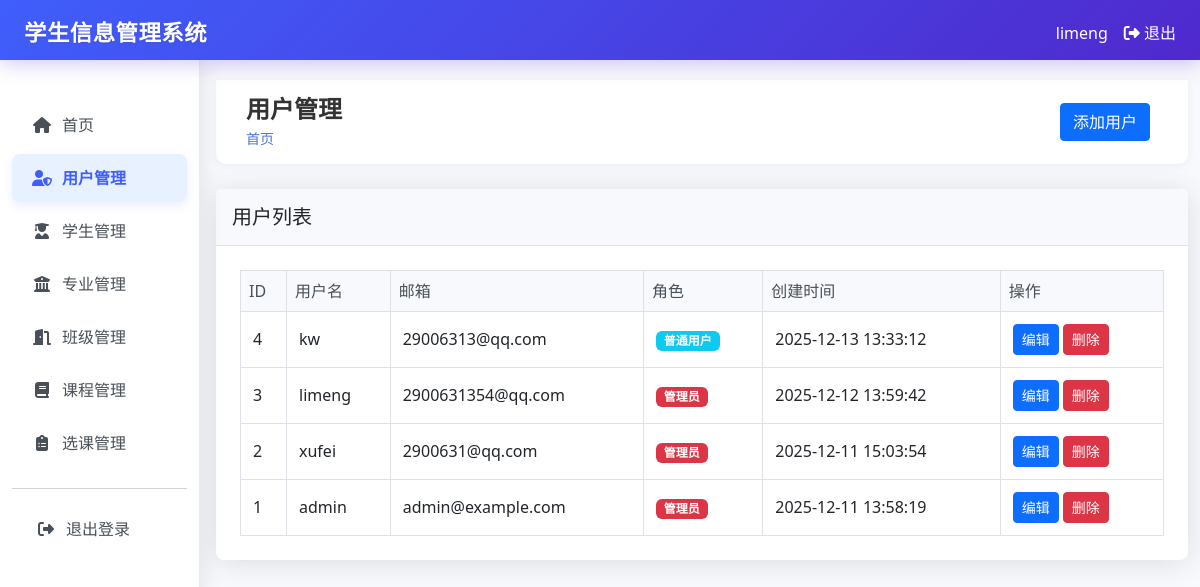
/users (signed in), run on the app's committed database.
### tables this page shows
CREATE TABLE users (
        id INTEGER PRIMARY KEY AUTOINCREMENT,
        username TEXT UNIQUE NOT NULL,
        password TEXT NOT NULL,
        email TEXT UNIQUE NOT NULL,
        role TEXT NOT NULL DEFAULT 'user',
        created_at TIMESTAMP DEFAULT CURRENT_TIMESTAMP
    );

### app.py (the view)
@app.route("/users")
@login_required
@admin_required
def users():
    conn = get_db_connection()
    users = conn.execute("SELECT * FROM users ORDER BY created_at DESC").fetchall()
    conn.close()
    return render_template("users/index.html", users=users)

### app.py (called while the page is built)
def login_required(f):
    @wraps(f)
    def decorated_function(*args, **kwargs):
        if "user_id" not in session:
            return redirect(url_for("login"))
        return f(*args, **kwargs)
    return decorated_function

def admin_required(f):
    @wraps(f)
    def decorated_function(*args, **kwargs):
        if "user_id" not in session or session.get("role") != "admin":
            flash("您没有权限访问此页面")
            return redirect(url_for("dashboard"))
        return f(*args, **kwargs)
    return decorated_function

def get_db_connection():
    conn = sqlite3.connect("student_management.db")
    conn.row_factory = sqlite3.Row
    return conn

### templates/users/index.html (shortened to what this page needs)
{% extends "base.html" %}
{% block header %}用户管理{% endblock %}
{% block actions %}
<a href="{{ url_for('create_user') }}" class="btn btn-primary">添加用户</a>
{% endblock %}
{% block content %}
<div class="card">
    <div class="card-header">
        <h5 class="card-title mb-0">用户列表</h5>
    </div>
    <div class="card-body">
        <div class="table-responsive">
            <table class="table table-bordered table-hover">
                <thead class="table-light">
                    <tr>
                        <th>ID</th>
                        <th>用户名</th>
                        <th>邮箱</th>
                        <th>角色</th>
                        <th>创建时间</th>
                        <th>操作</th>
                    </tr>
                </thead>
                <tbody>
                    {% for user in users %}
                    <tr>
                        <td>{{ user.id }}</td>
                        <td>{{ user.username }}</td>
                        <td>{{ user.email }}</td>
                        <td>
                            {% if user.role == 'admin' %}
                            <span class="badge bg-danger">管理员</span>
                            {% else %}
                            <span class="badge bg-info">普通用户</span>
                            {% endif %}
                        </td>
                        <td>{{ user.created_at }}</td>
                        <td>
                            <a href="{{ url_for('edit_user', user_id=user.id) }}" class="btn btn-sm btn-primary">编辑</a>
                            <form action="{{ url_for('delete_user', user_id=user.id) }}" method="post" style="display: inline;" onsubmit="return confirm('确定要删除此用户吗？');">
                                <button type="submit" class="btn btn-sm btn-danger">删除</button>
                            </form>
                        </td>
                    </tr>
                    {% endfor %}
                </tbody>
            </table>
        </div>
    </div>
</div>
{% endblock %}

### templates/base.html (shortened to what this page needs)
<!DOCTYPE html>
<html lang="zh-CN">
<head>
    <link href="https://cdn.jsdelivr.net/npm/bootstrap@5.3.0/dist/css/bootstrap.min.css" rel="stylesheet">
    <link rel="stylesheet" href="https://cdnjs.cloudflare.com/ajax/libs/font-awesome/6.4.0/css/all.min.css">
</head>
<body>
    <nav class="navbar navbar-dark fixed-top system-header">
        <div class="container-fluid">
            <span class="navbar-brand mb-0 h1 ms-4">学生信息管理系统</span>
            <div class="d-flex">
                <span class="text-white me-3">{{ session.username }}</span>
                <a href="{{ url_for('logout') }}" class="text-white text-decoration-none me-4">
                    <i class="fas fa-sign-out-alt"></i> 退出
                </a>
            </div>
        </div>
    </nav>
    <div class="container-fluid" style="padding-top: 60px;">
        <div class="row">
            <nav class="col-md-3 col-lg-2 d-md-block sidebar collapse">
                <div class="position-sticky pt-3">
                    <div class="nav-section">
                        <ul class="nav flex-column">
                            <li class="nav-item">
                                <a class="nav-link {% if request.endpoint in ['dashboard', 'users_dashboard'] %}active{% endif %}" href="{{ url_for('dashboard') }}">
                                    <i class="fas fa-home"></i>
                                    首页
                                </a>
                            </li>
                        </ul>
                    </div>
                        {% if session.role == 'admin' %}
                        <div class="nav-section">
                            <ul class="nav flex-column">
                                <li class="nav-item">
                                    <a class="nav-link {% if request.endpoint == 'users' %}active{% endif %}" href="{{ url_for('users') }}">
                                        <i class="fas fa-user-shield"></i>
                                        用户管理
                                    </a>
                                </li>
                            </ul>
                        </div>
                        {% endif %}
                        <div class="nav-section">
                            <ul class="nav flex-column">
                                <li class="nav-item">
                                    <a class="nav-link {% if request.endpoint == 'students' %}active{% endif %}" href="{{ url_for('students') }}">
                                        <i class="fas fa-user-graduate"></i>
                                        学生管理
                                    </a>
                                </li>
                                <li class="nav-item">
                                    <a class="nav-link {% if 'majors' in request.endpoint %}active{% endif %}" href="{{ url_for('majors') }}">
                                        <i class="fas fa-university"></i>
                                        专业管理
                                    </a>
                                </li>
                                <li class="nav-item">
                                    <a class="nav-link {% if 'classes' in request.endpoint %}active{% endif %}" href="{{ url_for('classes') }}">
                                        <i class="fas fa-door-open"></i>
                                        班级管理
                                    </a>
                                </li>
                                <li class="nav-item">
                                    <a class="nav-link {% if 'courses' in request.endpoint %}active{% endif %}" href="{{ url_for('courses') }}">
                                        <i class="fas fa-book"></i>
                                        课程管理
                                    </a>
                                </li>
                                <li class="nav-item">
                                    <a class="nav-link {% if 'enrollments' in request.endpoint %}active{% endif %}" href="{{ url_for('enrollments') }}">
                                        <i class="fas fa-clipboard-list"></i>
                                        选课管理
                                    </a>
                                </li>
                            </ul>
                        </div>
                    <hr>
                    <ul class="nav flex-column">
                        <li class="nav-item">
                            <a class="nav-link logout-link" href="{{ url_for('logout') }}">
                                <i class="fas fa-sign-out-alt"></i>
                                退出登录
                            </a>
                        </li>
                    </ul>
                </div>
            </nav>
            <main class="col-md-9 ms-sm-auto col-lg-10 px-md-4 content" style="margin-left: 250px; padding-top: 20px;">
                <div class="top-header">
                    <div>
                        <h1 class="page-title">{% block header %}{% endblock %}</h1>
                        <div class="breadcrumb-container mt-1">
                            <a href="{{ url_for('dashboard') }}">首页</a>
                        </div>
                    </div>
                    <div class="btn-toolbar mb-2 mb-md-0">
                        <div class="btn-group me-2">
                            {% block actions %}{% endblock %}
                        </div>
                    </div>
                </div>
                {% block content %}{% endblock %}
            </main>
        </div>
    </div>
</body>
</html>

### templates/base.html (style rules this page uses)
.sidebar { height: 100vh; background-color: white; padding-top: 25px; box-shadow: 4px 0 20px rgba(0, 0, 0, 0.08); position: fixed; top: 60px; left: 0; z-index: 1000; overflow-y: auto; border-right: 1px solid #e9ecef; }
.sidebar .nav-link { color: #495057; padding: 12px 20px; border-radius: 8px; margin-bottom: 5px; transition: all 0.2s ease; display: flex; align-items: center; }
.sidebar .nav-link i { margin-right: 10px; width: 20px; text-align: center; }
.sidebar .nav-link.active { background-color: #e7f1ff; color: #3f5efb; font-weight: 600; box-shadow: 0 4px 10px rgba(63, 94, 251, 0.1); }
.sidebar .nav-link.active i { color: #3f5efb; opacity: 1; display: inline-block; margin-right: 10px; width: 20px; text-align: center; }
.content { padding: 20px; }
.card { margin-bottom: 20px; }
.sidebar .logout-link { position: relative; margin-left: 0; padding-left: 24px; }
.sidebar .logout-link::before { content: ''; position: absolute; left: 0; top: 0; bottom: 0; width: 4px; background-color: rgba(255, 255, 255, 0.5); border-radius: 0 4px 4px 0; }
.top-header { background: white; box-shadow: 0 2px 10px rgba(0, 0, 0, 0.05); padding: 15px 30px; margin-bottom: 25px; border-radius: 0 0 10px 10px; display: flex; justify-content: space-between; align-items: center; }
.page-title { font-size: 24px; font-weight: 600; color: #333; margin: 0; }
.breadcrumb-container { font-size: 14px; color: #666; }
.breadcrumb-container a { color: #4e73df; text-decoration: none; }
body { font-family: 'Segoe UI', Tahoma, Geneva, Verdana, sans-serif; background-color: #f8f9fc; color: #495057; }
.container-fluid { padding: 0; }
.card { border: none; border-radius: 0.5rem; box-shadow: 0 0.15rem 1.75rem 0 rgba(58, 59, 69, 0.15); }
.card-header { background-color: #f8f9fc; border-bottom: 1px solid #dee2e6; padding: 1rem; }
.card-body { padding: 1.5rem; }
.table { margin-bottom: 0; }
.table th { background-color: #f8f9fc; font-weight: 500; color: #495057; border-bottom: 1px solid #dee2e6; }
.table td { vertical-align: middle; padding: 0.75rem; }
.btn { border-radius: 0.25rem; font-weight: 500; transition: all 0.3s ease; }
.btn-danger { background-color: #dc3545; border-color: #dc3545; }
.pt-3 { padding-top: 1rem !important; }
.system-header { background: linear-gradient(135deg, #3f5efb 0%, #4f29cd 100%); box-shadow: 0 4px 20px rgba(79, 41, 205, 0.25); padding: 15px 0; z-index: 1002; height: 60px; }
.system-header .navbar-brand { font-weight: 700; font-size: 1.4rem; color: white !important; text-shadow: 0 1px 2px rgba(0, 0, 0, 0.1); letter-spacing: 0.5px; }

### data on the page
users: username "limeng", id "3", email "2900631354@qq.com", role "管理员", created_at "2025-12-12 13:59:42"
users: id "4", username "kw", email "29006313@qq.com", role "普通用户", created_at "2025-12-13 13:33:12"
users: id "2", username "xufei", email "2900631@qq.com", role "管理员", created_at "2025-12-11 15:03:54"
users: id "1", username "admin", email "admin@example.com", role "管理员", created_at "2025-12-11 13:58:19"
